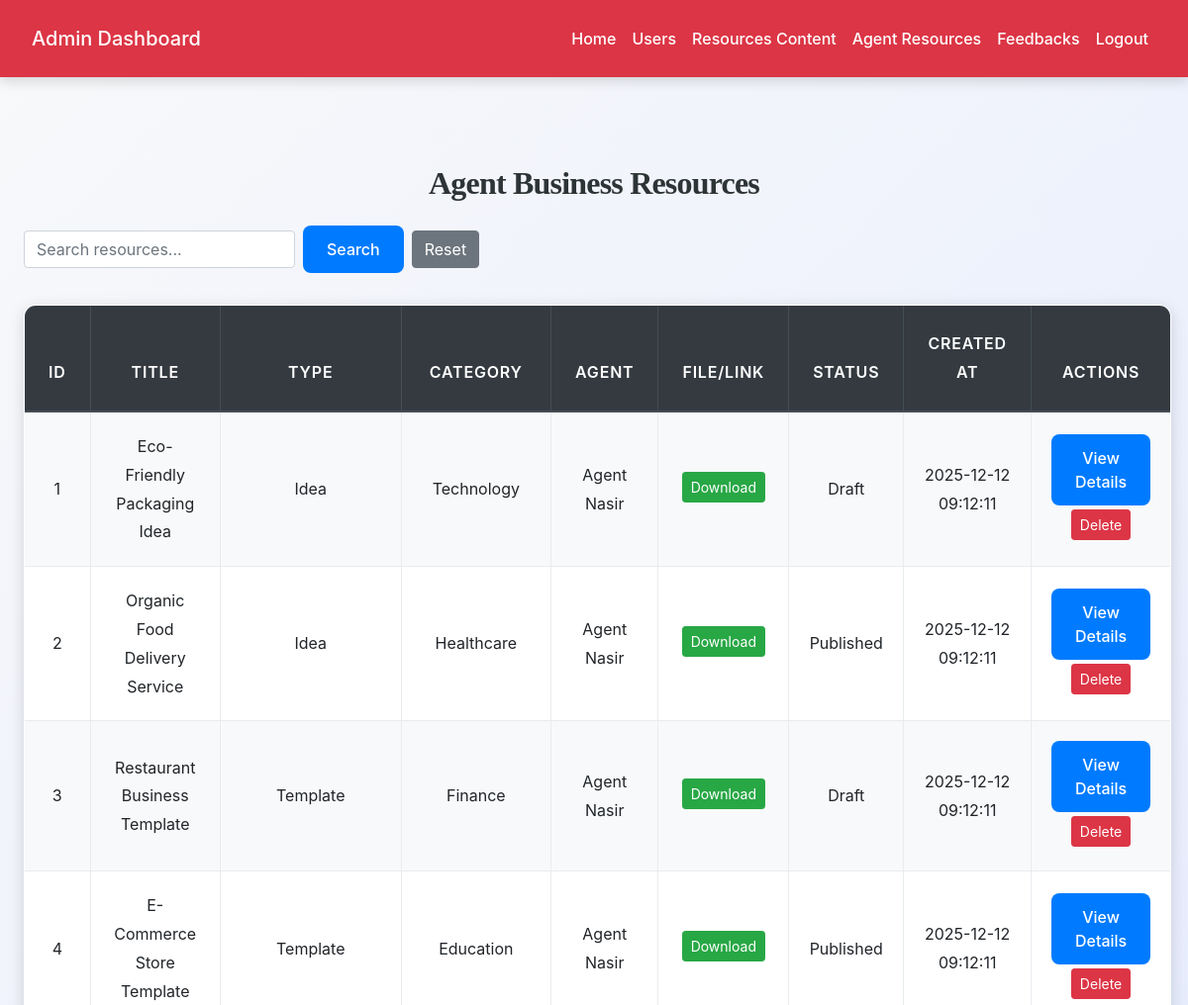
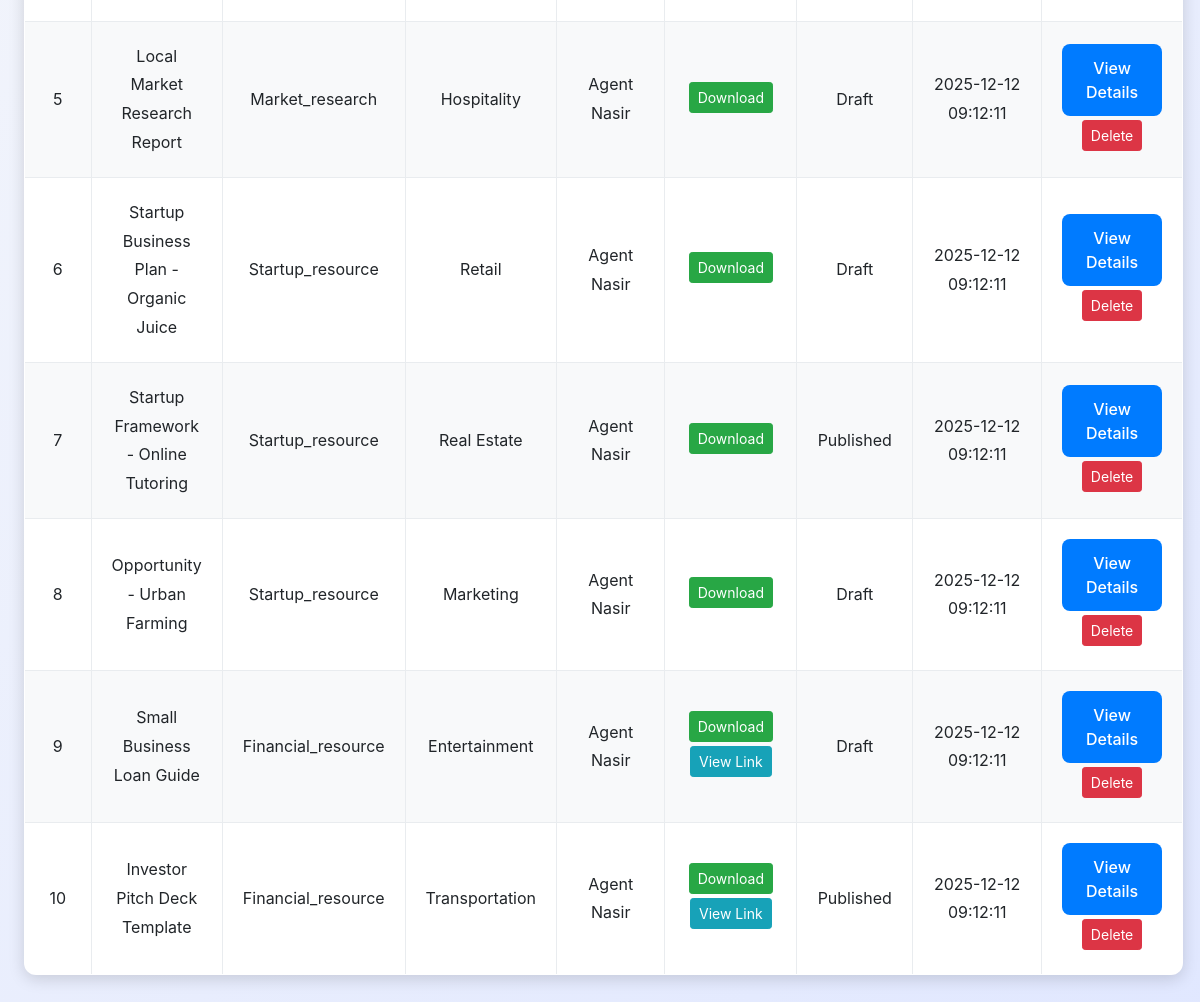
The page /admin/admin_business_resources.php (signed in) on the database its author committed (2 pictures, top to bottom).
### tables this page shows
CREATE TABLE `agent_business_resources` (
  `id` int(11) NOT NULL,
  `title` varchar(255) NOT NULL,
  `description` text DEFAULT NULL,
  `file_url` varchar(255) DEFAULT NULL,
  `amount` decimal(15,2) DEFAULT NULL,
  `source` varchar(100) DEFAULT NULL,
  `link` varchar(255) DEFAULT NULL,
  `type` enum('idea','template','market_research','startup_resource','financial_resource') NOT NULL,
  `resource_type` enum('plan','framework','opportunity') DEFAULT NULL,
  `status` enum('draft','published') DEFAULT 'draft',
  `category_id` int(11) DEFAULT NULL,
  `agent_id` int(11) NOT NULL,
  `created_at` timestamp NOT NULL DEFAULT current_timestamp(),
  `updated_at` timestamp NOT NULL DEFAULT current_timestamp() ON UPDATE current_timestamp()
);

CREATE TABLE `business_categories` (
  `id` int(11) NOT NULL,
  `name` varchar(150) NOT NULL,
  `description` text DEFAULT NULL
);

CREATE TABLE `users` (
  `id` int(11) NOT NULL,
  `username` varchar(50) NOT NULL,
  `email` varchar(100) NOT NULL,
  `password_hash` varchar(255) NOT NULL,
  `full_name` varchar(100) DEFAULT NULL,
  `role` enum('user','agent') NOT NULL DEFAULT 'user',
  `status` enum('pending','approved','rejected') NOT NULL DEFAULT 'pending',
  `created_at` timestamp NOT NULL DEFAULT current_timestamp(),
  `updated_at` timestamp NOT NULL DEFAULT current_timestamp() ON UPDATE current_timestamp()
);

### admin/admin_business_resources.php (the view, shortened to what this page needs)
<?php
include('../config.php');
$search = isset($_GET['search']) ? $_GET['search'] : "";
$search_sql = $search ? "WHERE abr.title LIKE '%".mysqli_real_escape_string($conn, $search)."%'
                        OR abr.description LIKE '%".mysqli_real_escape_string($conn, $search)."%' " : "";
$query = "SELECT abr.*, bc.name AS category_name, u.full_name AS agent_name
          FROM agent_business_resources abr
          LEFT JOIN business_categories bc ON abr.category_id = bc.id
          LEFT JOIN users u ON abr.agent_id = u.id
          $search_sql
          ORDER BY abr.created_at DESC";
$result = mysqli_query($conn, $query);
?>
<!DOCTYPE html>
<html lang="en">
<head>
    <link rel="stylesheet" href="https://cdn.jsdelivr.net/npm/bootstrap@4.6.2/dist/css/bootstrap.min.css">
    <link rel="stylesheet" href="../css/style.css">
</head>
<body>
<?php include('admin_navbar.php'); ?>
<div class="container py-5">
    <h2 class="mb-4">Agent Business Resources</h2>
    <form class="form-inline mb-3" method="GET">
        <input type="text" name="search" value="<?= htmlspecialchars($search) ?>" class="form-control mr-2" placeholder="Search resources...">
        <button type="submit" class="btn btn-primary">Search</button>
        <a href="admin_business_resources.php" class="btn btn-secondary ml-2">Reset</a>
    </form>
    <table class="table table-bordered table-striped table-responsive-sm">
        <thead class="thead-dark">
            <tr>
                <th>ID</th>
                <th>Title</th>
                <th>Type</th>
                <th>Category</th>
                <th>Agent</th>
                <th>File/Link</th>
                <th>Status</th>
                <th>Created At</th>
                <th>Actions</th>
            </tr>
        </thead>
        <tbody>
        <?php if(mysqli_num_rows($result) > 0): ?>
            <?php while($row = mysqli_fetch_assoc($result)): ?>
                <tr>
                    <td><?= $row['id'] ?></td>
                    <td><?= htmlspecialchars($row['title']) ?></td>
                    <td><?= ucfirst($row['type']) ?></td>
                    <td><?= htmlspecialchars($row['category_name'] ?: '-') ?></td>
                    <td><?= htmlspecialchars($row['agent_name']) ?></td>
                    <td>
                        <?php if($row['file_url']): ?>
                            <a href="../agent/<?= $row['file_url'] ?>" target="_blank" class="btn btn-sm btn-success mb-1">Download</a>
                        <?php endif; ?>
                        <?php if($row['link']): ?>
                            <a href="<?= $row['link'] ?>" target="_blank" class="btn btn-sm btn-info mb-1">View Link</a>
                        <?php endif; ?>
                    </td>
                    <td><?= ucfirst($row['status']) ?></td>
                    <td><?= $row['created_at'] ?></td>
                    <td>
                        <a href="view_agent_resource.php?id=<?= $row['id'] ?>" class="btn btn-sm btn-primary mb-1">View Details</a>
                        <a href="admin_business_resources.php?delete_id=<?= $row['id'] ?>" class="btn btn-sm btn-danger mb-1" onclick="return confirm('Are you sure you want to delete this resource?');">Delete</a>
                    </td>
                </tr>
            <?php endwhile; ?>
        <?php else: ?>
            <tr><td colspan="9" class="text-center">No resources found.</td></tr>
        <?php endif; ?>
        </tbody>
    </table>
</div>
</body>
</html>

### css/style.css (style rules this page uses)
:root { --primary: #007bff; --secondary: #6c757d; --success: #28a745; --info: #17a2b8; --warning: #ffc107; --danger: #dc3545; --light: #f8f9fa; --dark: #2d3436; --accent: #ff6f61; --highlight: #6f42c1; --shadow: rgba(0, 0, 0, 0.15); --transition: all 0.3s ease-in-out; }
body { font-family: 'Inter', 'Segoe UI', Tahoma, Geneva, Verdana, sans-serif; background: linear-gradient(135deg, var(--light) 0%, #e0e7ff 100%); color: var(--dark); line-height: 1.8; margin: 0; padding: 0; min-height: 100vh; font-size: 16px; }
h1, h2, h3, h4 { text-align: center; margin: 2.5rem 0; font-family: 'Georgia', 'Times New Roman', serif; color: var(--dark); font-weight: 700; letter-spacing: -0.025em; }
h2 { font-size: 2rem; }
.container { max-width: 1200px; margin: 0 auto 3rem; padding: 0 1.5rem; }
.table { width: 100%; border-collapse: collapse; margin: 2rem 0; font-size: 1rem; background-color: #ffffff; border-radius: 12px; overflow: hidden; box-shadow: 0 4px 16px var(--shadow); transition: var(--transition); }
.table th, .table td { padding: 1.25rem; border: 1px solid #e9ecef; text-align: center; vertical-align: middle; }
.table thead th { background-color: rgb(0, 0, 0); color: white; font-weight: 600; text-transform: uppercase; letter-spacing: 0.05em; padding: 1.5rem; }
.table tbody tr { transition: var(--transition); }
.table tbody tr:nth-child(odd) { background-color: var(--light); }
.btn-primary { background-color: var(--primary); color: #fff; border: none; border-radius: 8px; padding: 0.75rem 1.5rem; font-size: 1rem; font-weight: 500; cursor: pointer; transition: var(--transition); display: inline-flex; align-items: center; justify-content: center; }
a { color: var(--primary); text-decoration: none; font-weight: 500; transition: var(--transition); }

### rows shown on the page
agent_business_resources: id "1", title "Eco-Friendly Packaging Idea", type "Idea", category.name "Technology", agent.full_name "Agent Nasir", status "Draft", created_at "2025-12-12 09:12:11"
agent_business_resources: id "2", title "Organic Food Delivery Service", type "Idea", category.name "Healthcare", agent.full_name "Agent Nasir", status "Published", created_at "2025-12-12 09:12:11"
agent_business_resources: id "3", title "Restaurant Business Template", type "Template", category.name "Finance", agent.full_name "Agent Nasir", status "Draft", created_at "2025-12-12 09:12:11"
agent_business_resources: id "4", title "E-Commerce Store Template", type "Template", category.name "Education", agent.full_name "Agent Nasir", status "Published", created_at "2025-12-12 09:12:11"
agent_business_resources: id "5", title "Local Market Research Report", type "Market_research", category.name "Hospitality", agent.full_name "Agent Nasir", status "Draft", created_at "2025-12-12 09:12:11"
agent_business_resources: id "6", title "Startup Business Plan - Organic Juice", type "Startup_resource", category.name "Retail", agent.full_name "Agent Nasir", status "Draft", created_at "2025-12-12 09:12:11"
agent_business_resources: id "7", title "Startup Framework - Online Tutoring", type "Startup_resource", category.name "Real Estate", agent.full_name "Agent Nasir", status "Published", created_at "2025-12-12 09:12:11"
agent_business_resources: id "8", title "Opportunity - Urban Farming", type "Startup_resource", category.name "Marketing", agent.full_name "Agent Nasir", status "Draft", created_at "2025-12-12 09:12:11"
agent_business_resources: id "9", title "Small Business Loan Guide", type "Financial_resource", category.name "Entertainment", agent.full_name "Agent Nasir", status "Draft", created_at "2025-12-12 09:12:11"
agent_business_resources: id "10", title "Investor Pitch Deck Template", type "Financial_resource", category.name "Transportation", agent.full_name "Agent Nasir", status "Published", created_at "2025-12-12 09:12:11"
